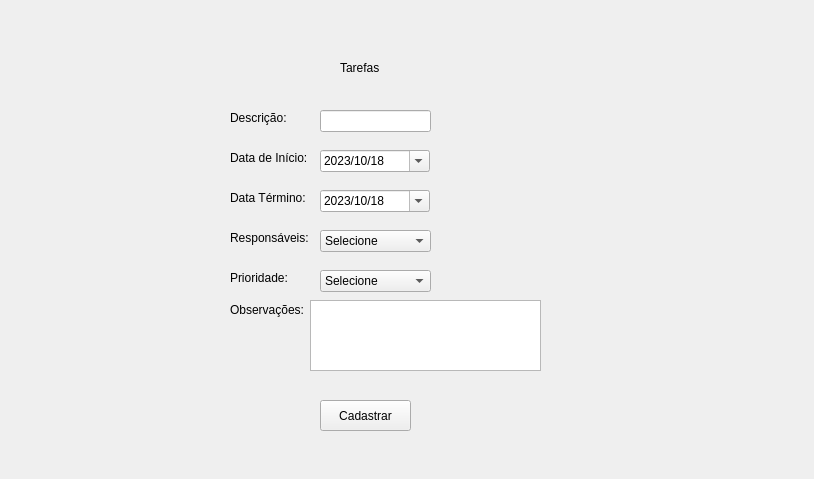
<?xml version="1.0" encoding="UTF-8"?>
<ui version="4.0">
 <class>Form</class>
 <widget class="QWidget" name="Form">
  <property name="geometry">
   <rect>
    <x>0</x>
    <y>0</y>
    <width>814</width>
    <height>479</height>
   </rect>
  </property>
  <property name="windowTitle">
   <string>Form</string>
  </property>
  <widget class="QLabel" name="label">
   <property name="geometry">
    <rect>
     <x>340</x>
     <y>60</y>
     <width>181</width>
     <height>16</height>
    </rect>
   </property>
   <property name="text">
    <string>Tarefas</string>
   </property>
  </widget>
  <widget class="QLabel" name="label_2">
   <property name="geometry">
    <rect>
     <x>230</x>
     <y>110</y>
     <width>81</width>
     <height>16</height>
    </rect>
   </property>
   <property name="text">
    <string>Descrição:</string>
   </property>
  </widget>
  <widget class="QDateEdit" name="dateIni">
   <property name="geometry">
    <rect>
     <x>320</x>
     <y>150</y>
     <width>110</width>
     <height>22</height>
    </rect>
   </property>
   <property name="currentSection">
    <enum>QDateTimeEdit::YearSection</enum>
   </property>
   <property name="displayFormat">
    <string>yyyy/MM/dd</string>
   </property>
   <property name="calendarPopup">
    <bool>true</bool>
   </property>
   <property name="date">
    <date>
     <year>2023</year>
     <month>10</month>
     <day>18</day>
    </date>
   </property>
  </widget>
  <widget class="QDateEdit" name="dateFim">
   <property name="geometry">
    <rect>
     <x>320</x>
     <y>190</y>
     <width>110</width>
     <height>22</height>
    </rect>
   </property>
   <property name="displayFormat">
    <string>yyyy/MM/dd</string>
   </property>
   <property name="calendarPopup">
    <bool>true</bool>
   </property>
   <property name="date">
    <date>
     <year>2023</year>
     <month>10</month>
     <day>18</day>
    </date>
   </property>
  </widget>
  <widget class="QLineEdit" name="caixaDesc">
   <property name="geometry">
    <rect>
     <x>320</x>
     <y>110</y>
     <width>111</width>
     <height>22</height>
    </rect>
   </property>
  </widget>
  <widget class="QComboBox" name="caixaPrio">
   <property name="geometry">
    <rect>
     <x>320</x>
     <y>270</y>
     <width>111</width>
     <height>22</height>
    </rect>
   </property>
   <item>
    <property name="text">
     <string>Selecione</string>
    </property>
   </item>
   <item>
    <property name="text">
     <string>Baixa</string>
    </property>
   </item>
   <item>
    <property name="text">
     <string>Média</string>
    </property>
   </item>
   <item>
    <property name="text">
     <string>Alta</string>
    </property>
   </item>
  </widget>
  <widget class="QTextEdit" name="caixaObs">
   <property name="geometry">
    <rect>
     <x>310</x>
     <y>300</y>
     <width>231</width>
     <height>71</height>
    </rect>
   </property>
  </widget>
  <widget class="QLabel" name="label_3">
   <property name="geometry">
    <rect>
     <x>230</x>
     <y>150</y>
     <width>81</width>
     <height>16</height>
    </rect>
   </property>
   <property name="text">
    <string>Data de Início:</string>
   </property>
  </widget>
  <widget class="QLabel" name="label_4">
   <property name="geometry">
    <rect>
     <x>230</x>
     <y>190</y>
     <width>91</width>
     <height>16</height>
    </rect>
   </property>
   <property name="text">
    <string>Data Término:</string>
   </property>
  </widget>
  <widget class="QLabel" name="label_5">
   <property name="geometry">
    <rect>
     <x>230</x>
     <y>230</y>
     <width>81</width>
     <height>16</height>
    </rect>
   </property>
   <property name="text">
    <string>Responsáveis:</string>
   </property>
  </widget>
  <widget class="QLabel" name="label_6">
   <property name="geometry">
    <rect>
     <x>230</x>
     <y>270</y>
     <width>81</width>
     <height>16</height>
    </rect>
   </property>
   <property name="text">
    <string>Prioridade:</string>
   </property>
  </widget>
  <widget class="QLabel" name="label_7">
   <property name="geometry">
    <rect>
     <x>230</x>
     <y>300</y>
     <width>81</width>
     <height>20</height>
    </rect>
   </property>
   <property name="text">
    <string>Observações:</string>
   </property>
  </widget>
  <widget class="QComboBox" name="caixaResp">
   <property name="geometry">
    <rect>
     <x>320</x>
     <y>230</y>
     <width>111</width>
     <height>22</height>
    </rect>
   </property>
   <item>
    <property name="text">
     <string>Selecione</string>
    </property>
   </item>
   <item>
    <property name="text">
     <string>Fernando Alves</string>
    </property>
   </item>
   <item>
    <property name="text">
     <string>Mariana Carvalho</string>
    </property>
   </item>
   <item>
    <property name="text">
     <string>Lucas Eduardo</string>
    </property>
   </item>
  </widget>
  <widget class="QPushButton" name="btnCad">
   <property name="geometry">
    <rect>
     <x>320</x>
     <y>400</y>
     <width>91</width>
     <height>31</height>
    </rect>
   </property>
   <property name="text">
    <string>Cadastrar</string>
   </property>
  </widget>
 </widget>
 <resources/>
 <connections/>
</ui>
